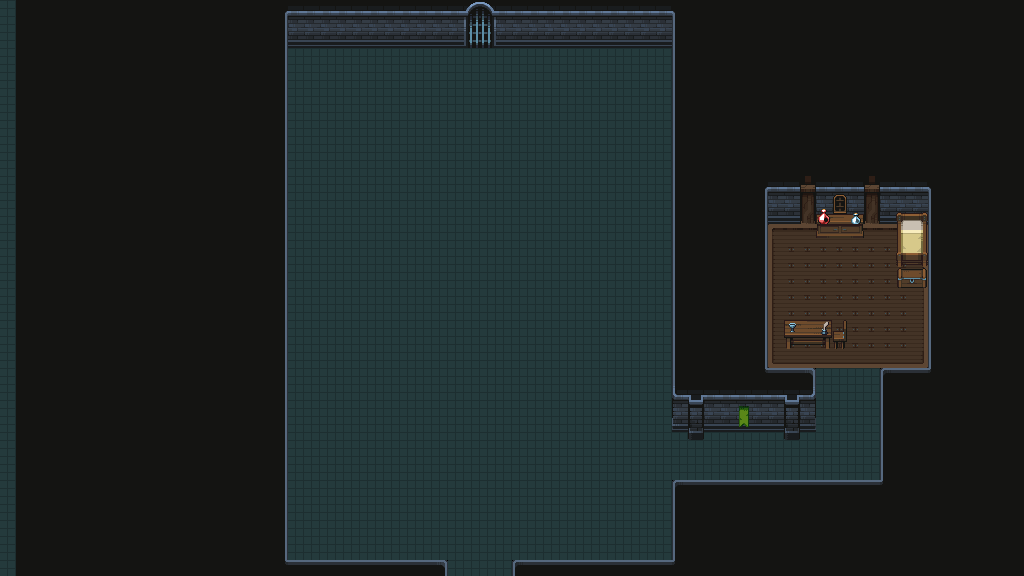

Tiled map render using the project's own tile images. Description and the map definition, with tile-layer contents summarised, below:
An orthogonal 64x36 tile map with 16x16 px tiles, 3 tile layers (Tile Layer 1, Tile Layer 2, Tile Layer 3), 2 tilesets.

<map version="1.10" tiledversion="1.10.0" orientation="orthogonal" renderorder="right-down" width="64" height="36" tilewidth="16" tileheight="16" infinite="0" nextlayerid="4" nextobjectid="1">
 <tileset firstgid="1" name="Props" tilewidth="16" tileheight="16" tilecount="625" columns="25">
  <image source="tilemaps/Environment/Dungeon Prison/Assets/Props.png" trans="000000" width="400" height="400" />
 </tileset>
 <tileset firstgid="626" name="Tiles" tilewidth="16" tileheight="16" tilecount="625" columns="25">
  <image source="tilemaps/Environment/Dungeon Prison/Assets/Tiles.png" trans="000000" width="400" height="400" />
 </tileset>
 <layer id="1" name="Tile Layer 1" width="64" height="36">
  <data>[2304 cells, 2303 non-empty, 38 distinct tile ids]</data>
 </layer>
 <layer id="2" name="Tile Layer 2" width="64" height="36">
  <data>[2304 cells, 182 non-empty, 30 distinct tile ids]</data>
 </layer>
 <layer id="3" name="Tile Layer 3" width="64" height="36">
  <data>[2304 cells, 165 non-empty, 11 distinct tile ids]</data>
 </layer>
</map>
